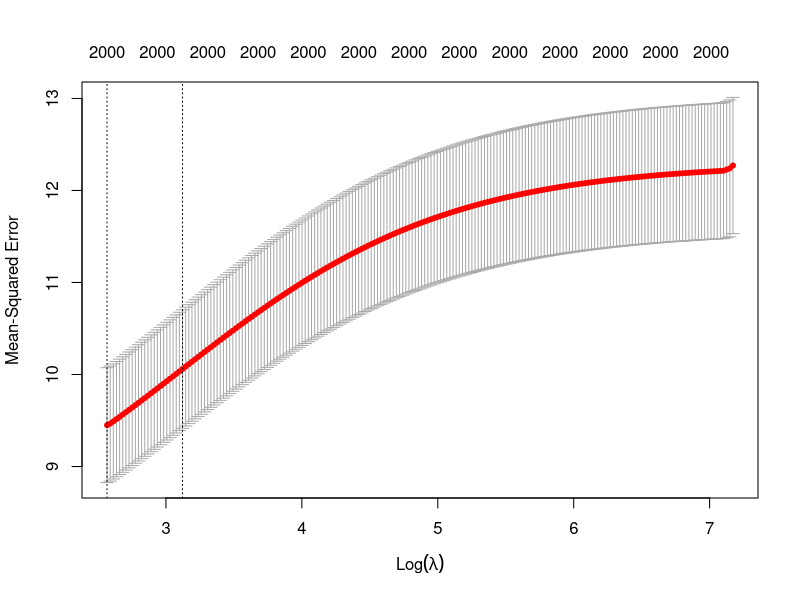
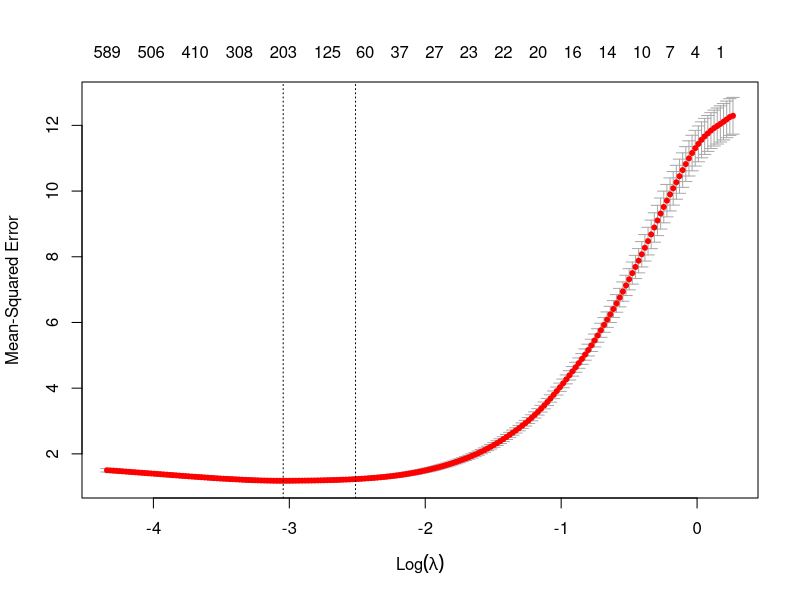
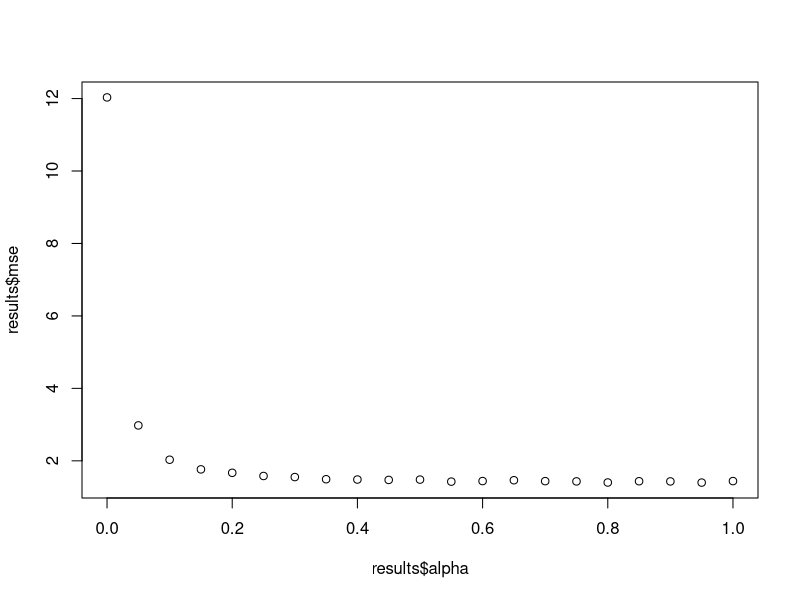

Generate these figures, in order, with R:
## ---- chunk 1
library(glmnet)

sessionInfo()
## ---- chunk 2
set.seed(123) 
n <- 1000
p <- 2000
pred <- matrix(rnorm(n*p), nrow = n, ncol = p)
dv <- (rowSums(pred[,1:5]) + .8*rowSums(pred[,6:10]) + 
         .6 * rowSums(pred[,11:15]) + .4*rowSums(pred[,16:20]) + 
         .2 * rowSums(pred[,21:25]) + rnorm(n))
pred <- scale(pred)
train_rows <- sample(1:n, .8*n, replace = F)
pred.train <- pred[train_rows,]
dv.train <- dv[train_rows]
pred.test <- pred[-train_rows,]
dv.test <- dv[-train_rows]
## ---- chunk 3
ridge <- cv.glmnet(x=pred.train, y=dv.train, type.measure="mse",
alpha=0, family="gaussian", nlambda=200)
## ---- chunk 4
plot(ridge)
## ---- chunk 5
ridge.predicted <- predict(ridge, ridge$lambda.1se, new=pred.test)
mean((dv.test - ridge.predicted)^2)
## ---- chunk 6
LASSO <- cv.glmnet(x=pred.train, y=dv.train, type.measure="mse",
alpha=1, family="gaussian", nlambda=200)
## ---- chunk 7
plot(LASSO)
## ---- chunk 8
lasso.predicted <- predict(LASSO, LASSO$lambda.1se, new=pred.test)
mean((dv.test - lasso.predicted)^2)
## ---- chunk 9
models_list <- list()
  for (i in 0:20) {
    names <- paste0("alpha", i/20)
    models_list[[names]] <- cv.glmnet(pred.train, 
                                      dv.train, type.measure="mse", 
                                      alpha=i/20, family="gaussian") 
  }
## ---- chunk 10
results <- data.frame()
for (i in 0:20) {
  name <- paste0("alpha", i/20)
  predicted <- predict(models_list[[name]],
  s=models_list[[name]]$lambda.1se, newx=pred.test)
  mse <- mean((dv.test - predicted)^2)
  temp <- data.frame(alpha=i/20, mse=mse, name=name)
  results <- rbind(results, temp)
}
## ---- chunk 11
results
## ---- chunk 12
plot(results$alpha,results$mse)
